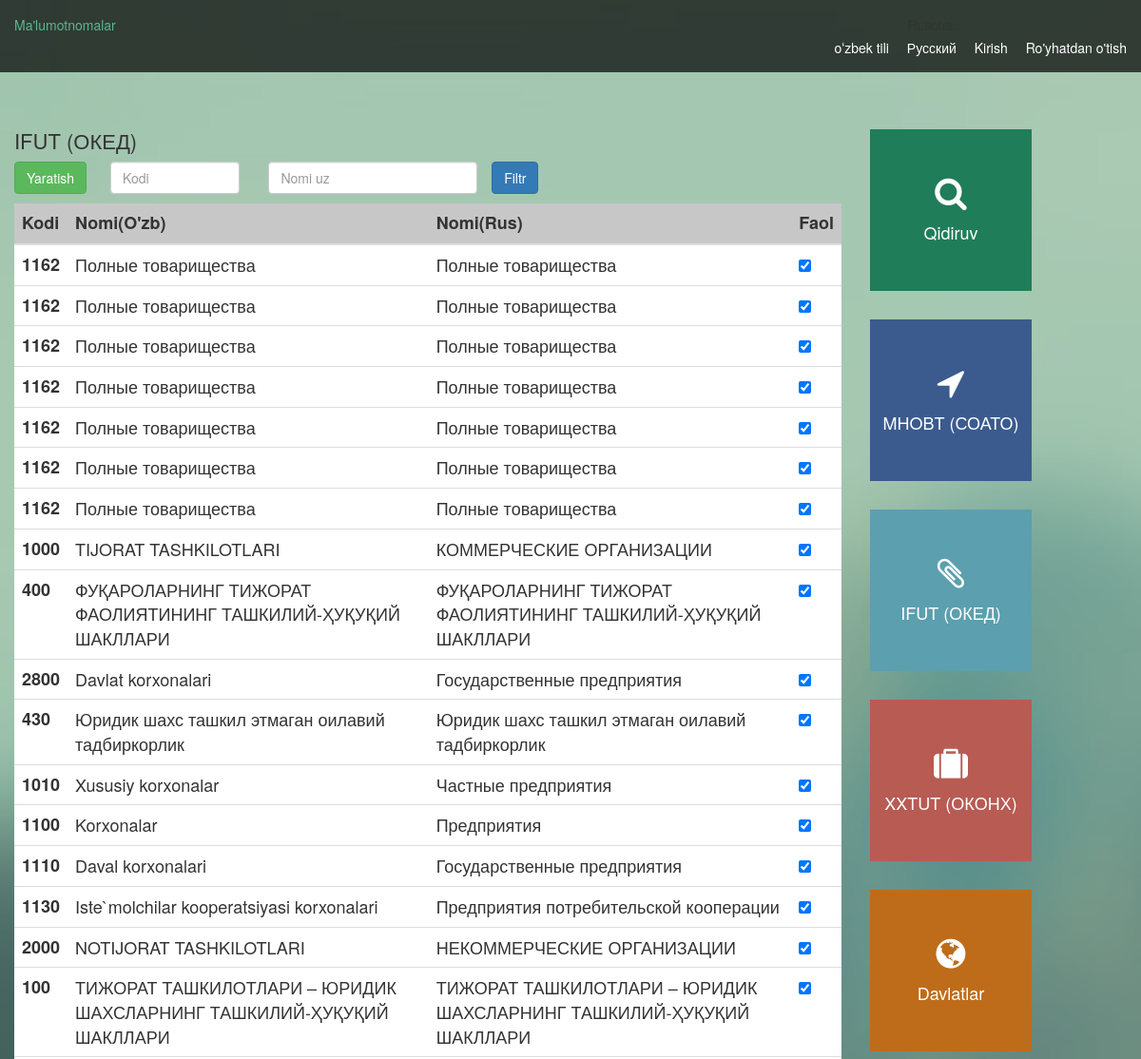
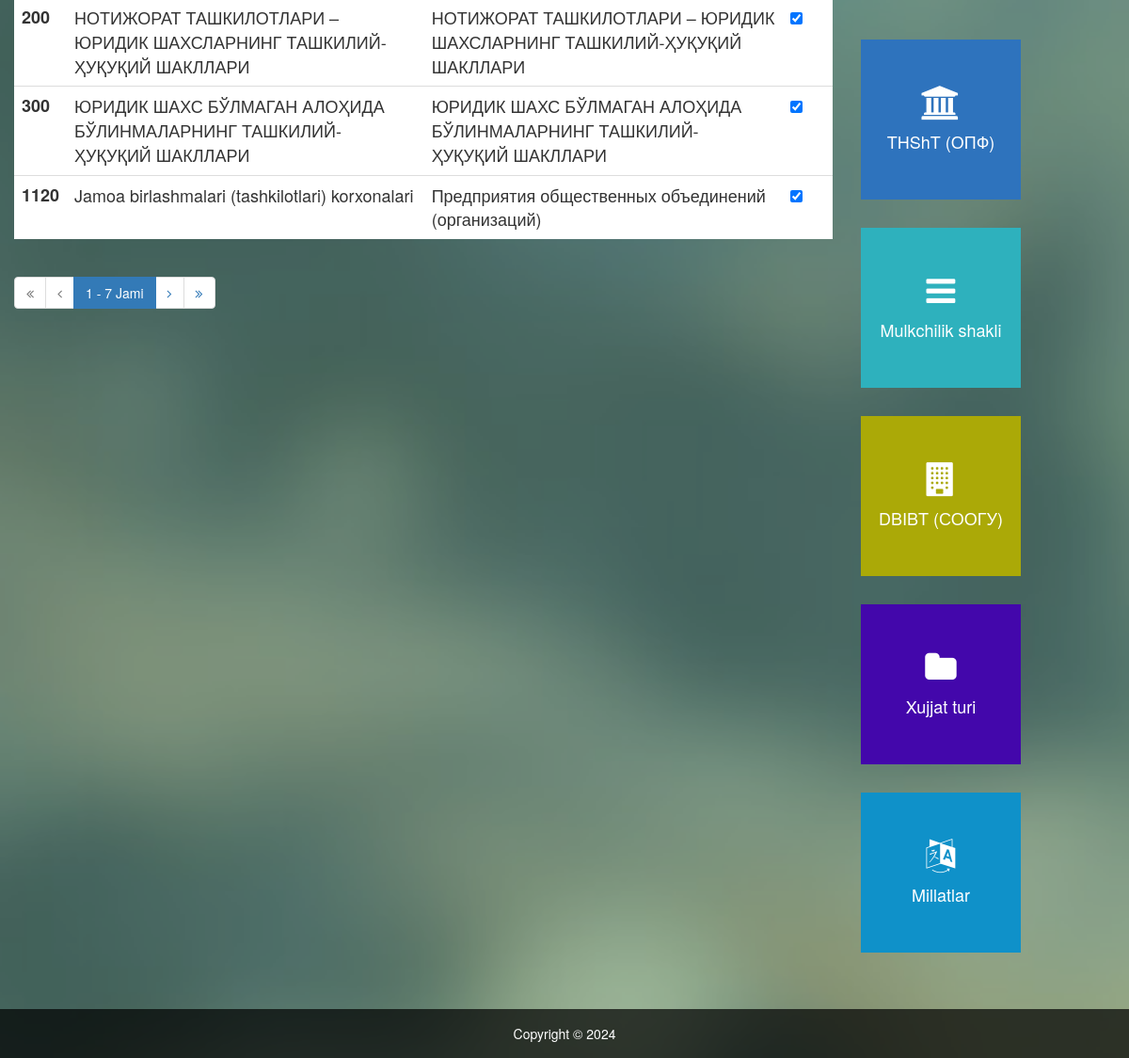
Screenshot of /uz/oked/ with the database file from the repository (2 pictures, top to bottom).
### references_app/models.py (models this page shows, shortened)
class OPF(models.Model):
    version = models.IntegerField()
    code = models.IntegerField()
    s_comment = models.CharField(max_length=255, blank=True, null=True)
    s_create = models.DateTimeField()
    s_status = models.CharField(max_length=255, blank=True, null=True)
    name_ru = models.CharField(max_length=255)
    name_uz = models.CharField(max_length=255)
    name_uzl = models.CharField(max_length=255)
    s_user_id = models.IntegerField()
    parent_id = models.IntegerField(blank=True, null=True)
    keys = models.CharField(max_length=255)

### references_app/views.py (the view)
# urls.py: path("oked/", views.oked, name="oked"),
def oked(request):
    records_list = OPF.objects.all()
    code_filter = request.GET.get('code')
    name_uzl_filter = request.GET.get('name_uzl')
    if code_filter:
        records_list = records_list.filter(code__icontains=code_filter)
    if name_uzl_filter:
        records_list = records_list.filter(name_uzl__icontains=name_uzl_filter)
    paginator = Paginator(records_list, 20)
    page_number = request.GET.get('page')
    page_obj = paginator.get_page(page_number)
    return render(request, 'oked.html', {'page_obj': page_obj})

### templates/oked.html (shortened to what this page needs)
{% extends "base.html" %} {% block main %}{% load i18n %}
<div>
  <h1 class="text">{% trans "oked" %}</h1>
  <table class="table bg-white table-hover">
    <div style="display: flex; gap: 10px">
      <button type="button" class="btn btn-success">
        {% trans "create" %}
      </button>
      <div>
        <form class="row g-3" method="get">
          <div class="col-md-4">
            <input
              class="form-control"
              placeholder="Kodi"
              type="text"
              name="code"
              value="{{ request.GET.code }}"
            />
          </div>
          <div class="col-md-6">
            <input
              class="form-control"
              placeholder="Nomi uz"
              type="text"
              name="name_uzl"
              value="{{ request.GET.name_uzl }}"
            />
          </div>
          <button class="btn btn-primary" type="submit">
            {% trans "filtr" %}
          </button>
        </form>
      </div>
    </div>
    <thead class="bg-light">
      <tr>
        <th scope="col text-dark">{% trans "code" %}</th>
        <th scope="col">{% trans "namination_uz" %}</th>
        <th scope="col">{% trans "namination_ru" %}</th>
        <th scope="col">{% trans "active" %}</th>
      </tr>
    </thead>
    <tbody class="table-group-divider">
      {% for record in page_obj %}
      <tr>
        <th scope="row">{{ record.code }}</th>
        <td>{{ record.name_uzl }}</td>
        <td>{{ record.name_ru }}</td>
        <td>
          <div class="form-check">
            <input
              class="form-check-input"
              type="checkbox"
              value=""
              id="flexCheckChecked"
              checked
            />
          </div>
        </td>
      </tr>
      {% endfor %}
    </tbody>
  </table>
  <nav aria-label="Page navigation example">
    <ul class="pagination justify-content-center">
      {% if page_obj.has_previous %}
      <li class="page-item">
        <a class="page-link" href="?page=1"
          ><i class="fa fa-angle-double-left" aria-hidden="true"></i
        ></a>
      </li>
      <li class="page-item">
        <a class="page-link" href="?page={{ page_obj.previous_page_number }}"
          ><i class="fa fa-angle-left" aria-hidden="true"></i
        ></a>
      </li>
      {% else %}
      <li class="page-item disabled">
        <a class="page-link" href="#"
          ><i class="fa fa-angle-double-left" aria-hidden="true"></i
        ></a>
      </li>
      <li class="page-item disabled">
        <a class="page-link" href="#"
          ><i class="fa fa-angle-left" aria-hidden="true"></i
        ></a>
      </li>
      {% endif %}
      <li class="page-item active">
        <span class="page-link">
          {{ page_obj.number }} - {{ page_obj.paginator.num_pages }} Jami
        </span>
      </li>
      {% if page_obj.has_next %}
      <li class="page-item">
        <a class="page-link" href="?page={{ page_obj.next_page_number }}"
          ><i class="fa fa-angle-right" aria-hidden="true"></i
        ></a>
      </li>
      <li class="page-item">
        <a class="page-link" href="?page={{ page_obj.paginator.num_pages }}"
          ><i class="fa fa-angle-double-right" aria-hidden="true"></i
        ></a>
      </li>
      {% endif %}
    </ul>
  </nav>
</div>
{% endblock main %}

### static/css/templatemo-style.css (style rules this page uses)
html, body, div, span, applet, object, iframe, h1, h2, h3, h4, h5, h6, p, blockquote, pre, a, abbr, acronym, address, big, cite, code, del, dfn, em, img, ins, kbd, q, s, samp, small, strike, strong, sub, sup, tt, var, b, u, i, center, dl, dt, dd, ol, ul, li, fieldset, form, label, legend, table, caption, tbody, tfoot, thead, tr, th, td, article, aside, canvas, details, embed, figure, figcaption, footer, header, hgroup, menu, nav, output, ruby, section, summary, time, mark, audio, video { margin: 0; padding: 0; border: 0; font-size: 100%; vertical-align: baseline; }
body { line-height: 1; }
ol, ul { list-style: none; }
table { border-collapse: collapse; border-spacing: 0; font-size: 18px; }
article, aside, details, figcaption, figure, footer, header, hgroup, nav, section { display: block; }
button, input, select, textarea { font-size: 100%; margin: 0; vertical-align: baseline; *vertical-align: middle; }
button, input { line-height: normal; *overflow: visible; }
button, input[type="button"], input[type="reset"], input[type="submit"] { cursor: pointer; -webkit-appearance: button; }
body { font-size: 14px; line-height: 24px; }
a { color: #5cb48e; -webkit-transition: all 150ms ease-in-out; -moz-transition: all 150ms ease-in-out; -ms-transition: all 150ms ease-in-out; -o-transition: all 150ms ease-in-out; transition: all 150ms ease-in-out; text-decoration: none !important; }
h1, h2, h3, h4, h5 { color: #333333; }
.text { font-size: 22px; margin-bottom: 10px; }
.btn-success { margin-bottom: 10px; }
.bg-light { background-color: #abababa8; }
.bg-white { background-color: #fff; }

### rows the page displays
OPF: code "1162", name_uzl "Полные товарищества", name_ru "Полные товарищества"
OPF: code "1162", name_uzl "Полные товарищества", name_ru "Полные товарищества"
OPF: code "1162", name_uzl "Полные товарищества", name_ru "Полные товарищества"
OPF: code "1162", name_uzl "Полные товарищества", name_ru "Полные товарищества"
OPF: code "1162", name_uzl "Полные товарищества", name_ru "Полные товарищества"
OPF: code "1162", name_uzl "Полные товарищества", name_ru "Полные товарищества"
OPF: code "1162", name_uzl "Полные товарищества", name_ru "Полные товарищества"
OPF: code "1000", name_uzl "TIJORAT TASHKILOTLARI", name_ru "КОММЕРЧЕСКИЕ ОРГАHИЗАЦИИ"
OPF: code "400", name_uzl "ФУҚАРОЛАРНИНГ ТИЖОРАТ ФАОЛИЯТИНИНГ ТАШКИЛИЙ-ҲУҚУҚИЙ ШАКЛЛАРИ", name_ru "ФУҚАРОЛАРНИНГ ТИЖОРАТ ФАОЛИЯТИНИНГ ТАШКИЛИЙ-ҲУҚУҚИЙ ШАКЛЛАРИ"
OPF: code "2800", name_uzl "Davlat korxonalari", name_ru "Государственные предприятия"
OPF: code "430", name_uzl "Юридик шахс ташкил этмаган оилавий тадбиркорлик", name_ru "Юридик шахс ташкил этмаган оилавий тадбиркорлик"
OPF: code "1010", name_uzl "Xususiy korxonalar", name_ru "Частные предприятия"
OPF: code "1100", name_uzl "Korxonalar", name_ru "Предприятия"
OPF: code "1110", name_uzl "Daval korxonalari", name_ru "Государственные предприятия"
OPF: code "1130", name_uzl "Iste`molchilar kooperatsiyasi korxonalari", name_ru "Предприятия потребительской кооперации"
OPF: code "2000", name_uzl "NOTIJORAT TASHKILOTLARI", name_ru "HЕКОММЕРЧЕСКИЕ ОРГАHИЗАЦИИ"
OPF: code "100", name_uzl "ТИЖОРАТ ТАШКИЛОТЛАРИ – ЮРИДИК ШАХСЛАРНИНГ ТАШКИЛИЙ-ҲУҚУҚИЙ ШАКЛЛАРИ", name_ru "ТИЖОРАТ ТАШКИЛОТЛАРИ – ЮРИДИК ШАХСЛАРНИНГ ТАШКИЛИЙ-ҲУҚУҚИЙ ШАКЛЛАРИ"
OPF: code "200", name_uzl "НОТИЖОРАТ ТАШКИЛОТЛАРИ – ЮРИДИК ШАХСЛАРНИНГ ТАШКИЛИЙ-ҲУҚУҚИЙ ШАКЛЛАРИ", name_ru "НОТИЖОРАТ ТАШКИЛОТЛАРИ – ЮРИДИК ШАХСЛАРНИНГ ТАШКИЛИЙ-ҲУҚУҚИЙ ШАКЛЛАРИ"
OPF: code "300", name_uzl "ЮРИДИК ШАХС БЎЛМАГАН АЛОҲИДА БЎЛИНМАЛАРНИНГ ТАШКИЛИЙ-ҲУҚУҚИЙ ШАКЛЛАРИ", name_ru "ЮРИДИК ШАХС БЎЛМАГАН АЛОҲИДА БЎЛИНМАЛАРНИНГ ТАШКИЛИЙ-ҲУҚУҚИЙ ШАКЛЛАРИ"
OPF: code "1120", name_uzl "Jamoa birlashmalari (tashkilotlari) korxonalari", name_ru "Предприятия общественных объединений (организаций)"

### other values shown
{{ language.name_local }} "oʻzbek tili" "Русский"
{{ page_obj.number }} "1"
{{ page_obj.paginator.num_pages }} "7"
